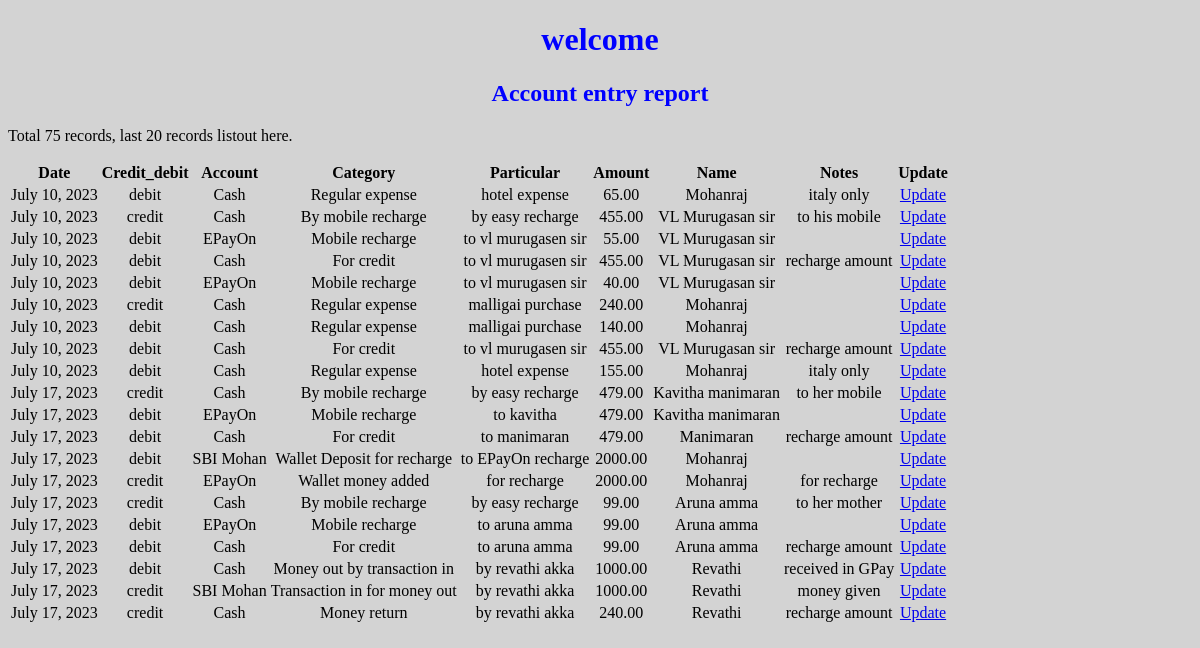
The page /account_entry_report/ on the database as committed earlier.
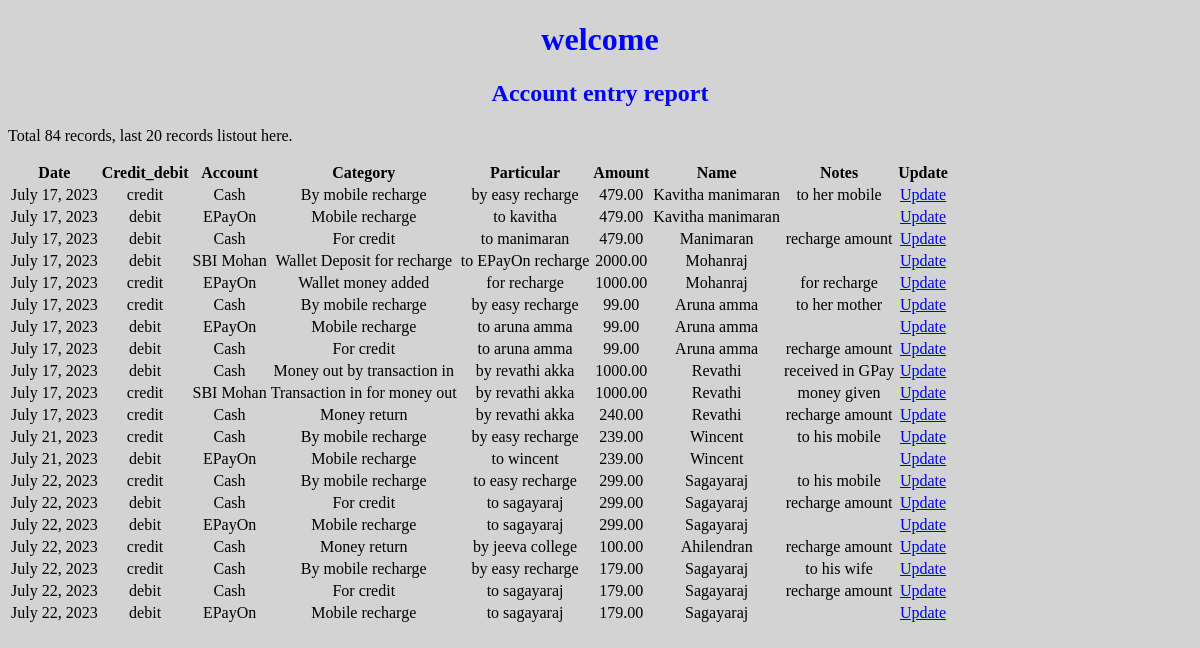
The same page on the database as committed later.
### account_entry/models.py (models this page shows)
class account_database(models.Model):
    date = models.DateField()
    credit_debit = models.CharField(max_length=50)
    category = models.CharField(max_length=200)
    account = models.CharField(max_length=200)
    particular = models.CharField(max_length=200)
    name = models.CharField(max_length=200)
    amount = models.DecimalField(max_digits=10, decimal_places=2,default=0)
    notes = models.CharField(max_length=200, blank=True)

### account_entry/views.py (the view)
# urls.py: path('account_entry_report/', views.account_entry_report),
def account_entry_report(request):
    count = 0
    account_listCount = account_database.objects.all().values()
    for coun in account_listCount:
        count = count + 1
    account_list = account_database.objects.all().order_by("date").values()[count-20:]
    context = {"account": account_list, "coun": count}
    return render(request, "accountEntryDatabase.html", context)

### account_entry/templates/accountEntryDatabase.html (shortened to what this page needs)
<!DOCTYPE html>
<html>
<head>
{% load static %}
<link rel="stylesheet" href="{% static 'mystyle.css' %}">
</head>
<body>
<h1>welcome</h1>
<h2>Account entry report</h2>
<p>Total {{ coun }} records, last 20 records listout here.</p>
<table>
<tr>
<th>Date</th>
<th>Credit_debit</th>
<th>Account</th>
<th>Category</th>
<th>Particular</th>
<th>Amount</th>
<th>Name</th>
<th>Notes</th>
<th>Update</th>
</tr>
{% for x in account %}
<tr>
<td>{{ x.date }}</td>
<td>{{ x.credit_debit }}</td>
<td>{{ x.account }}</td>
<td>{{ x.category }}</td>
<td>{{ x.particular }}</td>
<td>{{ x.amount }}</td>
<td>{{ x.name}}</td>
<td>{{ x.notes }}</td>
<td><a href="update_account_entry/{{ x.id }}">Update</a></td>
</tr>
{% endfor %}
</table>
</body>
</html>

Rows that differ between the two databases and show on the page:
no longer on this page (row unchanged): account_database: date "July 10, 2023", credit_debit "debit", account "Cash", category "Regular expense", particular "hotel expense", amount "65.00", name "Mohanraj", notes "italy only"
no longer on this page (row unchanged): account_database: date "July 10, 2023", credit_debit "credit", account "Cash", category "By mobile recharge", particular "by easy recharge", amount "455.00", name "VL Murugasan sir", notes "to his mobile"
no longer on this page (row unchanged): account_database: date "July 10, 2023", credit_debit "debit", account "EPayOn", category "Mobile recharge", particular "to vl murugasen sir", amount "55.00", name "VL Murugasan sir"
no longer on this page (row unchanged): account_database: date "July 10, 2023", credit_debit "debit", account "Cash", category "For credit", particular "to vl murugasen sir", amount "455.00", name "VL Murugasan sir", notes "recharge amount"
no longer on this page (row unchanged): account_database: date "July 10, 2023", credit_debit "debit", account "EPayOn", category "Mobile recharge", particular "to vl murugasen sir", amount "40.00", name "VL Murugasan sir"
no longer on this page (row unchanged): account_database: date "July 10, 2023", credit_debit "credit", account "Cash", category "Regular expense", particular "malligai purchase", amount "240.00", name "Mohanraj"
no longer on this page (row unchanged): account_database: date "July 10, 2023", credit_debit "debit", account "Cash", category "Regular expense", particular "malligai purchase", amount "140.00", name "Mohanraj"
no longer on this page (row unchanged): account_database: date "July 10, 2023", credit_debit "debit", account "Cash", category "For credit", particular "to vl murugasen sir", amount "455.00", name "VL Murugasan sir", notes "recharge amount"
no longer on this page (row unchanged): account_database: date "July 10, 2023", credit_debit "debit", account "Cash", category "Regular expense", particular "hotel expense", amount "155.00", name "Mohanraj", notes "italy only"
changed account_database "Wallet money added": amount "2000.00" → "1000.00"
added account_database: date "July 21, 2023", credit_debit "credit", account "Cash", category "By mobile recharge", particular "by easy recharge", amount "239.00", name "Wincent", notes "to his mobile"
added account_database: date "July 21, 2023", credit_debit "debit", account "EPayOn", category "Mobile recharge", particular "to wincent", amount "239.00", name "Wincent"
added account_database: date "July 22, 2023", credit_debit "credit", account "Cash", category "By mobile recharge", particular "to easy recharge", amount "299.00", name "Sagayaraj", notes "to his mobile"
added account_database: date "July 22, 2023", credit_debit "debit", account "Cash", category "For credit", particular "to sagayaraj", amount "299.00", name "Sagayaraj", notes "recharge amount"
added account_database: date "July 22, 2023", credit_debit "debit", account "EPayOn", category "Mobile recharge", particular "to sagayaraj", amount "299.00", name "Sagayaraj"
added account_database: date "July 22, 2023", credit_debit "credit", account "Cash", category "Money return", particular "by jeeva college", amount "100.00", name "Ahilendran", notes "recharge amount"
added account_database: date "July 22, 2023", credit_debit "credit", account "Cash", category "By mobile recharge", particular "by easy recharge", amount "179.00", name "Sagayaraj", notes "to his wife"
added account_database: date "July 22, 2023", credit_debit "debit", account "Cash", category "For credit", particular "to sagayaraj", amount "179.00", name "Sagayaraj", notes "recharge amount"
added account_database: date "July 22, 2023", credit_debit "debit", account "EPayOn", category "Mobile recharge", particular "to sagayaraj", amount "179.00", name "Sagayaraj"
Other text that changed with them:
{{ coun }}: "75" → "84"
